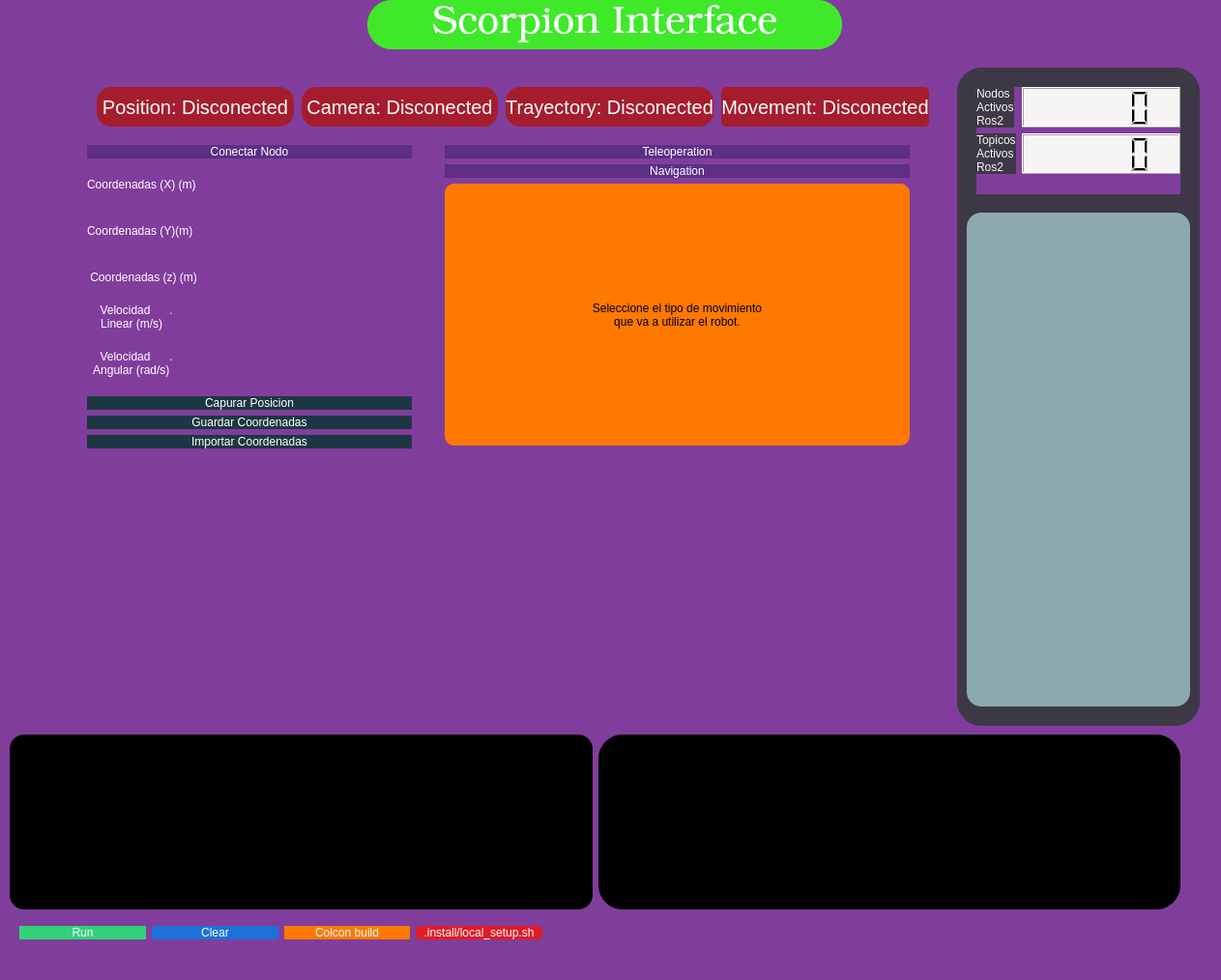
<?xml version="1.0" encoding="UTF-8"?>
<ui version="4.0">
 <class>mainWindow</class>
 <widget class="QMainWindow" name="mainWindow">
  <property name="geometry">
   <rect>
    <x>0</x>
    <y>0</y>
    <width>1263</width>
    <height>1014</height>
   </rect>
  </property>
  <property name="windowTitle">
   <string>MainWindow</string>
  </property>
  <property name="styleSheet">
   <string notr="true">background-color:rgb(129, 61, 156);
</string>
  </property>
  <widget class="QWidget" name="centralwidget">
   <widget class="QLabel" name="label">
    <property name="geometry">
     <rect>
      <x>1110</x>
      <y>0</y>
      <width>71</width>
      <height>61</height>
     </rect>
    </property>
    <property name="styleSheet">
     <string notr="true">border-style:solid;
border-radius:70px;

</string>
    </property>
    <property name="text">
     <string/>
    </property>
    <property name="pixmap">
     <pixmap>../../../../Descargas/pngfind.com-godzilla-logo-png-1570050.png</pixmap>
    </property>
    <property name="scaledContents">
     <bool>true</bool>
    </property>
   </widget>
   <widget class="QLabel" name="label_2">
    <property name="geometry">
     <rect>
      <x>380</x>
      <y>0</y>
      <width>491</width>
      <height>51</height>
     </rect>
    </property>
    <property name="font">
     <font>
      <family>URW Bookman</family>
      <pointsize>30</pointsize>
      <weight>8</weight>
      <italic>false</italic>
      <bold>false</bold>
     </font>
    </property>
    <property name="styleSheet">
     <string notr="true">background-color: rgb(63, 233, 41);

color:rgb(255, 255, 255);
font: 63 30pt &quot;URW Bookman&quot;;
border-style:solid;
border-radius:25px;
</string>
    </property>
    <property name="text">
     <string>Scorpion Interface</string>
    </property>
    <property name="alignment">
     <set>Qt::AlignCenter</set>
    </property>
   </widget>
   <widget class="QWidget" name="gridLayoutWidget">
    <property name="geometry">
     <rect>
      <x>100</x>
      <y>90</y>
      <width>861</width>
      <height>41</height>
     </rect>
    </property>
    <layout class="QGridLayout" name="gridLayout">
     <property name="horizontalSpacing">
      <number>8</number>
     </property>
     <property name="verticalSpacing">
      <number>6</number>
     </property>
     <item row="0" column="2">
      <widget class="QLabel" name="trayectory_status">
       <property name="font">
        <font>
         <family>Ubuntu</family>
         <pointsize>15</pointsize>
         <weight>9</weight>
         <italic>false</italic>
         <bold>false</bold>
        </font>
       </property>
       <property name="styleSheet">
        <string notr="true">background-color: rgb(165, 29, 45);

color:rgb(255, 255, 255);
font: 75 15pt &quot;Ubuntu&quot;;
border-style:solid;
border-radius:15px;
</string>
       </property>
       <property name="text">
        <string>Trayectory: Disconected</string>
       </property>
       <property name="alignment">
        <set>Qt::AlignCenter</set>
       </property>
      </widget>
     </item>
     <item row="0" column="1">
      <widget class="QLabel" name="camera_status">
       <property name="font">
        <font>
         <family>Ubuntu</family>
         <pointsize>15</pointsize>
         <weight>9</weight>
         <italic>false</italic>
         <bold>false</bold>
        </font>
       </property>
       <property name="styleSheet">
        <string notr="true">background-color: rgb(165, 29, 45);

color:rgb(255, 255, 255);
font: 75 15pt &quot;Ubuntu&quot;;
border-style:solid;
border-radius:15px;
</string>
       </property>
       <property name="text">
        <string>Camera: Disconected</string>
       </property>
       <property name="alignment">
        <set>Qt::AlignCenter</set>
       </property>
      </widget>
     </item>
     <item row="0" column="3">
      <widget class="QLabel" name="camera_status_2">
       <property name="font">
        <font>
         <family>Ubuntu</family>
         <pointsize>15</pointsize>
         <weight>9</weight>
         <italic>false</italic>
         <bold>false</bold>
        </font>
       </property>
       <property name="styleSheet">
        <string notr="true">background-color: rgb(165, 29, 45);

color:rgb(255, 255, 255);
font: 75 15pt &quot;Ubuntu&quot;;
border-style:solid;
border-radius:5px;
</string>
       </property>
       <property name="text">
        <string>Movement: Disconected</string>
       </property>
       <property name="alignment">
        <set>Qt::AlignCenter</set>
       </property>
      </widget>
     </item>
     <item row="0" column="0">
      <widget class="QLabel" name="position_status">
       <property name="font">
        <font>
         <family>Ubuntu</family>
         <pointsize>15</pointsize>
         <weight>9</weight>
         <italic>false</italic>
         <bold>false</bold>
        </font>
       </property>
       <property name="styleSheet">
        <string notr="true">background-color: rgb(165, 29, 45);

color:rgb(255, 255, 255);
font: 75 15pt &quot;Ubuntu&quot;;
border-style:solid;
border-radius:15px;
</string>
       </property>
       <property name="text">
        <string>Position: Disconected</string>
       </property>
       <property name="alignment">
        <set>Qt::AlignCenter</set>
       </property>
      </widget>
     </item>
    </layout>
   </widget>
   <widget class="QWidget" name="formLayoutWidget">
    <property name="geometry">
     <rect>
      <x>1010</x>
      <y>90</y>
      <width>211</width>
      <height>111</height>
     </rect>
    </property>
    <layout class="QFormLayout" name="formLayout">
     <item row="0" column="0">
      <widget class="QLabel" name="label_3">
       <property name="styleSheet">
        <string notr="true">
background-color:rgb(61, 56, 70);
border-style:solid;

color:rgb(246, 245, 244);</string>
       </property>
       <property name="text">
        <string>Nodos 
Activos 
Ros2</string>
       </property>
      </widget>
     </item>
     <item row="0" column="1">
      <widget class="QLCDNumber" name="lcdNodos">
       <property name="styleSheet">
        <string notr="true">background-color: rgb(246, 245, 244);</string>
       </property>
      </widget>
     </item>
     <item row="1" column="0">
      <widget class="QLabel" name="label_4">
       <property name="styleSheet">
        <string notr="true">color:rgb(246, 245, 244);
background-color:rgb(61, 56, 70);
border-style:solid;

</string>
       </property>
       <property name="text">
        <string>Topicos 
Activos 
Ros2</string>
       </property>
      </widget>
     </item>
     <item row="1" column="1">
      <widget class="QLCDNumber" name="lcdTopicos">
       <property name="styleSheet">
        <string notr="true">background-color: rgb(246, 245, 244);</string>
       </property>
      </widget>
     </item>
    </layout>
   </widget>
   <widget class="QLabel" name="label_5">
    <property name="geometry">
     <rect>
      <x>990</x>
      <y>70</y>
      <width>251</width>
      <height>681</height>
     </rect>
    </property>
    <property name="styleSheet">
     <string notr="true">
background-color:rgb(61, 56, 70);
border-style:solid;
border-radius:25px;
</string>
    </property>
    <property name="text">
     <string/>
    </property>
   </widget>
   <widget class="QLabel" name="label_14">
    <property name="geometry">
     <rect>
      <x>1293</x>
      <y>560</y>
      <width>107</width>
      <height>51</height>
     </rect>
    </property>
    <property name="text">
     <string/>
    </property>
   </widget>
   <widget class="QWidget" name="verticalLayoutWidget">
    <property name="geometry">
     <rect>
      <x>460</x>
      <y>150</y>
      <width>481</width>
      <height>311</height>
     </rect>
    </property>
    <layout class="QVBoxLayout" name="verticalLayout">
     <item>
      <widget class="QPushButton" name="teleoperation_button">
       <property name="styleSheet">
        <string notr="true">background-color: rgb(93, 46, 133);
border-radius:10px;
color:rgb(255, 255, 255);
font: 75 15pt &quot;Ubuntu&quot;;
border-style:solid;
</string>
       </property>
       <property name="text">
        <string>Teleoperation</string>
       </property>
      </widget>
     </item>
     <item>
      <widget class="QPushButton" name="navigation_button">
       <property name="styleSheet">
        <string notr="true">background-color: rgb(93, 46, 133);
border-radius:10px;
color:rgb(255, 255, 255);
font: 75 15pt &quot;Ubuntu&quot;;
border-style:solid;
</string>
       </property>
       <property name="text">
        <string>Navigation</string>
       </property>
      </widget>
     </item>
     <item>
      <widget class="QLabel" name="label_93">
       <property name="styleSheet">
        <string notr="true">background-color:rgb(255, 120, 0);
border-radius:10px;</string>
       </property>
       <property name="text">
        <string>Seleccione el tipo de movimiento
que va a utilizar el robot.</string>
       </property>
       <property name="alignment">
        <set>Qt::AlignCenter</set>
       </property>
      </widget>
     </item>
    </layout>
   </widget>
   <widget class="QLabel" name="label_6">
    <property name="geometry">
     <rect>
      <x>1000</x>
      <y>220</y>
      <width>231</width>
      <height>511</height>
     </rect>
    </property>
    <property name="styleSheet">
     <string notr="true">background-color: rgb(139, 170, 173);


color:rgb(255, 255, 255);
font: 75 15pt &quot;Ubuntu&quot;;
border-style:solid;
border-radius:15px;
</string>
    </property>
    <property name="text">
     <string/>
    </property>
    <property name="pixmap">
     <pixmap>../../../../Descargas/zero.png</pixmap>
    </property>
    <property name="scaledContents">
     <bool>false</bool>
    </property>
    <property name="alignment">
     <set>Qt::AlignCenter</set>
    </property>
   </widget>
   <widget class="QWidget" name="layoutWidget">
    <property name="geometry">
     <rect>
      <x>90</x>
      <y>150</y>
      <width>336</width>
      <height>409</height>
     </rect>
    </property>
    <layout class="QFormLayout" name="form_position">
     <item row="0" column="0" colspan="2">
      <widget class="QPushButton" name="nodo_Position">
       <property name="styleSheet">
        <string notr="true">background-color: rgb(93, 46, 133);
border-radius:10px;
color:rgb(255, 255, 255);
font: 75 15pt &quot;Ubuntu&quot;;
border-style:solid;
</string>
       </property>
       <property name="text">
        <string>Conectar Nodo</string>
       </property>
      </widget>
     </item>
     <item row="1" column="0">
      <widget class="QLabel" name="label_88">
       <property name="styleSheet">
        <string notr="true">font: italic 11pt &quot;Ubuntu Condensed&quot;;
background-color:rgb(129, 61, 156);
color:rgb(255, 255, 255);
border-style:solid;</string>
       </property>
       <property name="text">
        <string> 
Coordenadas (X) (m)
</string>
       </property>
      </widget>
     </item>
     <item row="1" column="1">
      <widget class="QLabel" name="pos_x_3">
       <property name="styleSheet">
        <string notr="true">color:rgb(63, 233, 41);</string>
       </property>
       <property name="text">
        <string/>
       </property>
      </widget>
     </item>
     <item row="2" column="0">
      <widget class="QLabel" name="label_89">
       <property name="styleSheet">
        <string notr="true">font: italic 11pt &quot;Ubuntu Condensed&quot;;
background-color:rgb(129, 61, 156);
color:rgb(255, 255, 255);
border-style:solid;</string>
       </property>
       <property name="text">
        <string> 
Coordenadas (Y)(m) 
</string>
       </property>
      </widget>
     </item>
     <item row="2" column="1">
      <widget class="QLabel" name="pos_y_3">
       <property name="styleSheet">
        <string notr="true">color:rgb(63, 233, 41);</string>
       </property>
       <property name="text">
        <string/>
       </property>
      </widget>
     </item>
     <item row="3" column="0">
      <widget class="QLabel" name="label_90">
       <property name="styleSheet">
        <string notr="true">font: italic 11pt &quot;Ubuntu Condensed&quot;;
background-color:rgb(129, 61, 156);
color:rgb(255, 255, 255);
border-style:solid;</string>
       </property>
       <property name="text">
        <string> 
 Coordenadas (z) (m) 
</string>
       </property>
      </widget>
     </item>
     <item row="3" column="1">
      <widget class="QLabel" name="pos_z_3">
       <property name="styleSheet">
        <string notr="true">color:rgb(63, 233, 41);</string>
       </property>
       <property name="text">
        <string/>
       </property>
      </widget>
     </item>
     <item row="4" column="0">
      <widget class="QLabel" name="label_91">
       <property name="styleSheet">
        <string notr="true">font: italic 11pt &quot;Ubuntu Condensed&quot;;
background-color:rgb(129, 61, 156);
color:rgb(255, 255, 255);
border-style:solid;</string>
       </property>
       <property name="text">
        <string>    Velocidad      .  
 Linear (m/s) 
</string>
       </property>
       <property name="alignment">
        <set>Qt::AlignCenter</set>
       </property>
      </widget>
     </item>
     <item row="4" column="1">
      <widget class="QLabel" name="vel_linear_3">
       <property name="styleSheet">
        <string notr="true">color:rgb(63, 233, 41);</string>
       </property>
       <property name="text">
        <string/>
       </property>
      </widget>
     </item>
     <item row="5" column="0">
      <widget class="QLabel" name="label_92">
       <property name="styleSheet">
        <string notr="true">font: italic 11pt &quot;Ubuntu Condensed&quot;;
background-color:rgb(129, 61, 156);
color:rgb(255, 255, 255);
border-style:solid;</string>
       </property>
       <property name="text">
        <string>    Velocidad      .  
 Angular (rad/s) 
</string>
       </property>
       <property name="alignment">
        <set>Qt::AlignCenter</set>
       </property>
      </widget>
     </item>
     <item row="5" column="1">
      <widget class="QLabel" name="vel_angular_3">
       <property name="styleSheet">
        <string notr="true">color:rgb(63, 233, 41);</string>
       </property>
       <property name="text">
        <string/>
       </property>
      </widget>
     </item>
     <item row="9" column="0" colspan="2">
      <widget class="QPushButton" name="button_capture_coordinates">
       <property name="styleSheet">
        <string notr="true">background-color: rgb(28, 55, 66);


color:rgb(255, 255, 255);
font: 75 15pt &quot;Ubuntu&quot;;
border-style:solid;
border-radius:15px;
</string>
       </property>
       <property name="text">
        <string>Guardar Coordenadas</string>
       </property>
      </widget>
     </item>
     <item row="8" column="0" colspan="2">
      <widget class="QPushButton" name="button_capture">
       <property name="styleSheet">
        <string notr="true">background-color: rgb(28, 55, 66);


color:rgb(255, 255, 255);
font: 75 15pt &quot;Ubuntu&quot;;
border-style:solid;
border-radius:15px;
</string>
       </property>
       <property name="text">
        <string>Capurar Posicion</string>
       </property>
      </widget>
     </item>
     <item row="10" column="0" colspan="2">
      <widget class="QPushButton" name="button_capture_coordinates_2">
       <property name="styleSheet">
        <string notr="true">background-color: rgb(28, 55, 66);


color:rgb(255, 255, 255);
font: 75 15pt &quot;Ubuntu&quot;;
border-style:solid;
border-radius:15px;
</string>
       </property>
       <property name="text">
        <string>Importar Coordenadas</string>
       </property>
      </widget>
     </item>
    </layout>
   </widget>
   <widget class="QWidget" name="horizontalLayoutWidget_2">
    <property name="geometry">
     <rect>
      <x>10</x>
      <y>760</y>
      <width>1211</width>
      <height>181</height>
     </rect>
    </property>
    <layout class="QHBoxLayout" name="horizontalLayout_2">
     <item>
      <widget class="QPlainTextEdit" name="editorCommand">
       <property name="styleSheet">
        <string notr="true">background-color: rgb(0, 0, 0);
color: rgb(51, 209, 122);
border-radius:15px;</string>
       </property>
       <property name="plainText">
        <string/>
       </property>
      </widget>
     </item>
     <item>
      <widget class="QPlainTextEdit" name="editorOutput">
       <property name="styleSheet">
        <string notr="true">background-color: rgb(0, 0, 0);
color: rgb(51, 209, 122);
border-radius:25px;</string>
       </property>
      </widget>
     </item>
    </layout>
   </widget>
   <widget class="QWidget" name="gridLayoutWidget_2">
    <property name="geometry">
     <rect>
      <x>20</x>
      <y>950</y>
      <width>541</width>
      <height>31</height>
     </rect>
    </property>
    <layout class="QGridLayout" name="gridLayout_2">
     <item row="0" column="0">
      <widget class="QPushButton" name="button_run">
       <property name="styleSheet">
        <string notr="true">background-color: rgb(51, 209, 122);

color:rgb(255, 255, 255);
font: 75 15pt &quot;Ubuntu&quot;;
border-style:solid;
border-radius:10px;
</string>
       </property>
       <property name="text">
        <string>Run</string>
       </property>
      </widget>
     </item>
     <item row="0" column="1">
      <widget class="QPushButton" name="button_clear">
       <property name="styleSheet">
        <string notr="true">background-color: rgb(28, 113, 216);

color:rgb(255, 255, 255);
font: 75 15pt &quot;Ubuntu&quot;;
border-style:solid;
border-radius:10px;
</string>
       </property>
       <property name="text">
        <string>Clear</string>
       </property>
      </widget>
     </item>
     <item row="0" column="2">
      <widget class="QPushButton" name="run_colconBuild">
       <property name="styleSheet">
        <string notr="true">background-color: rgb(255, 120, 0);

color:rgb(255, 255, 255);
font: 75 15pt &quot;Ubuntu&quot;;
border-style:solid;
border-radius:10px;
</string>
       </property>
       <property name="text">
        <string>Colcon build</string>
       </property>
      </widget>
     </item>
     <item row="0" column="3">
      <widget class="QPushButton" name="button_local_setup">
       <property name="styleSheet">
        <string notr="true">background-color: rgb(224, 27, 36);

color:rgb(255, 255, 255);
font: 75 15pt &quot;Ubuntu&quot;;
border-style:solid;
border-radius:5px;
</string>
       </property>
       <property name="text">
        <string>.install/local_setup.sh</string>
       </property>
      </widget>
     </item>
    </layout>
   </widget>
   <widget class="QLabel" name="label_94">
    <property name="geometry">
     <rect>
      <x>630</x>
      <y>470</y>
      <width>341</width>
      <height>261</height>
     </rect>
    </property>
    <property name="styleSheet">
     <string notr="true">
border-radius:10px;</string>
    </property>
    <property name="text">
     <string/>
    </property>
    <property name="pixmap">
     <pixmap>../../../../Descargas/pngwing.com.png</pixmap>
    </property>
    <property name="scaledContents">
     <bool>true</bool>
    </property>
    <property name="alignment">
     <set>Qt::AlignCenter</set>
    </property>
   </widget>
   <zorder>label_5</zorder>
   <zorder>label</zorder>
   <zorder>label_2</zorder>
   <zorder>gridLayoutWidget</zorder>
   <zorder>formLayoutWidget</zorder>
   <zorder>label_14</zorder>
   <zorder>verticalLayoutWidget</zorder>
   <zorder>label_6</zorder>
   <zorder>layoutWidget</zorder>
   <zorder>horizontalLayoutWidget_2</zorder>
   <zorder>gridLayoutWidget_2</zorder>
   <zorder>label_94</zorder>
  </widget>
  <widget class="QMenuBar" name="menuBar">
   <property name="geometry">
    <rect>
     <x>0</x>
     <y>0</y>
     <width>1263</width>
     <height>22</height>
    </rect>
   </property>
  </widget>
 </widget>
 <resources/>
 <connections/>
</ui>
